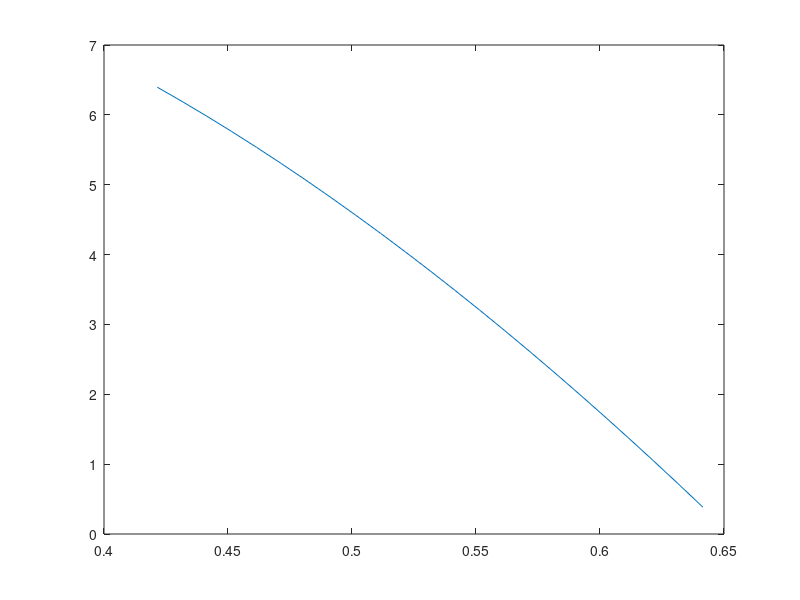

This figure's MATLAB source:

m = 0.425
r=0.125
g=9.81
d=0.42
delta=0.65
R=53
L0=0.12
L1=0.025
alpha = 1.2
c=6815
k = 1880
b=10.4
phi = 0.733838

xe = [0.421483921220710:0.01:0.65];
veq = sqrt((-g*sin(phi)+(k*xe/m)).*exp(-2*alpha*delta)/c) .* ((L0*exp(alpha*delta)) + (L1*exp(xe*alpha)) - (R*xe*exp(alpha*delta)) + (R*delta* exp(alpha*delta)) )
plot(xe, veq)

maxveq = max(veq)
